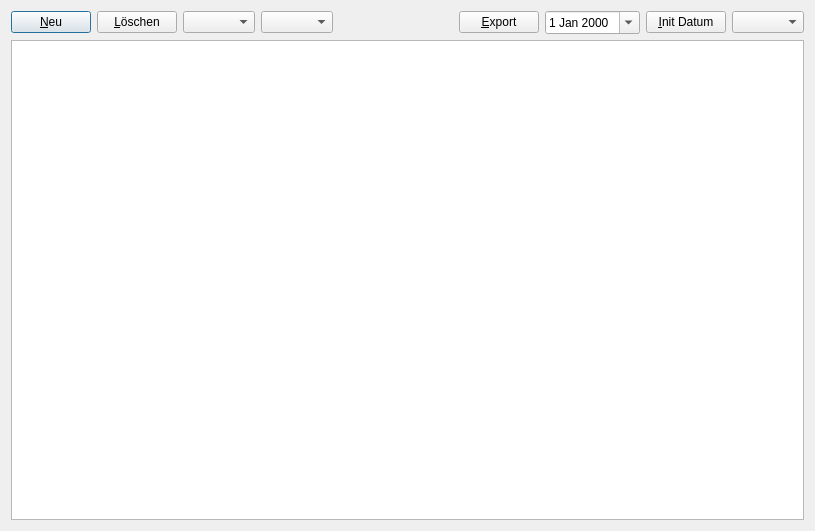
<?xml version="1.0" encoding="UTF-8"?>
<ui version="4.0">
 <class>GezaehlterStandForm</class>
 <widget class="QDialog" name="GezaehlterStandForm">
  <property name="geometry">
   <rect>
    <x>0</x>
    <y>0</y>
    <width>815</width>
    <height>531</height>
   </rect>
  </property>
  <property name="windowTitle">
   <string>Gezählter Stand</string>
  </property>
  <layout class="QVBoxLayout" name="verticalLayout">
   <item>
    <layout class="QHBoxLayout" name="horizontalLayout">
     <item>
      <widget class="QPushButton" name="pushButton_newRecord">
       <property name="text">
        <string>&amp;Neu</string>
       </property>
      </widget>
     </item>
     <item>
      <widget class="QPushButton" name="pushButton_deleteRecord">
       <property name="text">
        <string>&amp;Löschen</string>
       </property>
      </widget>
     </item>
     <item>
      <widget class="QComboBox" name="comboBox_article"/>
     </item>
     <item>
      <widget class="QComboBox" name="comboBox_date"/>
     </item>
     <item>
      <spacer name="horizontalSpacer">
       <property name="orientation">
        <enum>Qt::Horizontal</enum>
       </property>
       <property name="sizeHint" stdset="0">
        <size>
         <width>40</width>
         <height>20</height>
        </size>
       </property>
      </spacer>
     </item>
     <item>
      <widget class="QPushButton" name="pushButton_export">
       <property name="text">
        <string>&amp;Export</string>
       </property>
      </widget>
     </item>
     <item>
      <widget class="QDateEdit" name="dateEdit_initDate">
       <property name="calendarPopup">
        <bool>true</bool>
       </property>
      </widget>
     </item>
     <item>
      <widget class="QPushButton" name="pushButton_initPeriod">
       <property name="text">
        <string>&amp;Init Datum</string>
       </property>
      </widget>
     </item>
     <item>
      <widget class="QComboBox" name="comboBox_period"/>
     </item>
    </layout>
   </item>
   <item>
    <widget class="QTableView" name="tableView_lagerstand">
     <property name="sortingEnabled">
      <bool>true</bool>
     </property>
    </widget>
   </item>
  </layout>
 </widget>
 <resources/>
 <connections/>
</ui>
